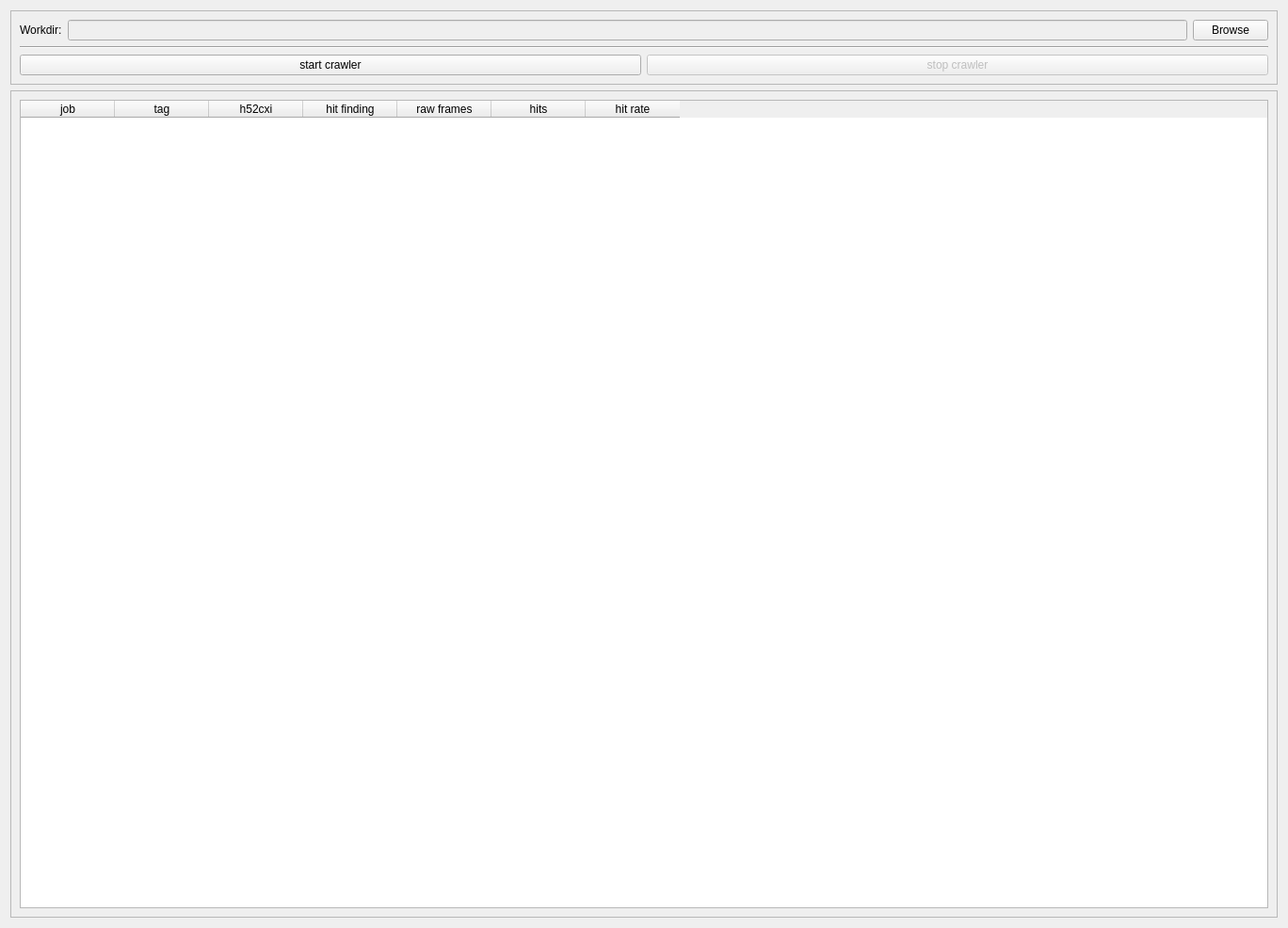
<?xml version="1.0" encoding="UTF-8"?>
<ui version="4.0">
 <class>Form</class>
 <widget class="QWidget" name="Form">
  <property name="geometry">
   <rect>
    <x>0</x>
    <y>0</y>
    <width>1368</width>
    <height>986</height>
   </rect>
  </property>
  <property name="minimumSize">
   <size>
    <width>0</width>
    <height>150</height>
   </size>
  </property>
  <property name="windowTitle">
   <string>Batch Jobs</string>
  </property>
  <layout class="QVBoxLayout" name="verticalLayout" stretch="0,0">
   <item>
    <widget class="QFrame" name="frame">
     <property name="minimumSize">
      <size>
       <width>0</width>
       <height>0</height>
      </size>
     </property>
     <property name="maximumSize">
      <size>
       <width>16777215</width>
       <height>200</height>
      </size>
     </property>
     <property name="frameShape">
      <enum>QFrame::StyledPanel</enum>
     </property>
     <property name="frameShadow">
      <enum>QFrame::Raised</enum>
     </property>
     <layout class="QVBoxLayout" name="verticalLayout_3">
      <item>
       <layout class="QHBoxLayout" name="horizontalLayout">
        <item>
         <widget class="QLabel" name="label">
          <property name="text">
           <string>Workdir:</string>
          </property>
         </widget>
        </item>
        <item>
         <widget class="QLineEdit" name="workdir">
          <property name="enabled">
           <bool>false</bool>
          </property>
         </widget>
        </item>
        <item>
         <widget class="QPushButton" name="browse_btn">
          <property name="text">
           <string>Browse</string>
          </property>
         </widget>
        </item>
       </layout>
      </item>
      <item>
       <widget class="Line" name="line">
        <property name="orientation">
         <enum>Qt::Horizontal</enum>
        </property>
       </widget>
      </item>
      <item>
       <layout class="QHBoxLayout" name="horizontalLayout_2">
        <item>
         <widget class="QPushButton" name="crawler_start_btn">
          <property name="text">
           <string>start crawler</string>
          </property>
         </widget>
        </item>
        <item>
         <widget class="QPushButton" name="crawler_stop_btn">
          <property name="enabled">
           <bool>false</bool>
          </property>
          <property name="text">
           <string>stop crawler</string>
          </property>
         </widget>
        </item>
       </layout>
      </item>
     </layout>
    </widget>
   </item>
   <item>
    <widget class="QFrame" name="frame_2">
     <property name="frameShape">
      <enum>QFrame::StyledPanel</enum>
     </property>
     <property name="frameShadow">
      <enum>QFrame::Raised</enum>
     </property>
     <layout class="QVBoxLayout" name="verticalLayout_2">
      <item>
       <widget class="QTableWidget" name="job_table">
        <property name="contextMenuPolicy">
         <enum>Qt::CustomContextMenu</enum>
        </property>
        <property name="sizeAdjustPolicy">
         <enum>QAbstractScrollArea::AdjustToContents</enum>
        </property>
        <attribute name="verticalHeaderVisible">
         <bool>false</bool>
        </attribute>
        <column>
         <property name="text">
          <string>job</string>
         </property>
        </column>
        <column>
         <property name="text">
          <string>tag</string>
         </property>
        </column>
        <column>
         <property name="text">
          <string>h52cxi</string>
         </property>
        </column>
        <column>
         <property name="text">
          <string>hit finding</string>
         </property>
        </column>
        <column>
         <property name="text">
          <string>raw frames</string>
         </property>
        </column>
        <column>
         <property name="text">
          <string>hits</string>
         </property>
        </column>
        <column>
         <property name="text">
          <string>hit rate</string>
         </property>
        </column>
       </widget>
      </item>
     </layout>
    </widget>
   </item>
  </layout>
 </widget>
 <resources/>
 <connections/>
</ui>
